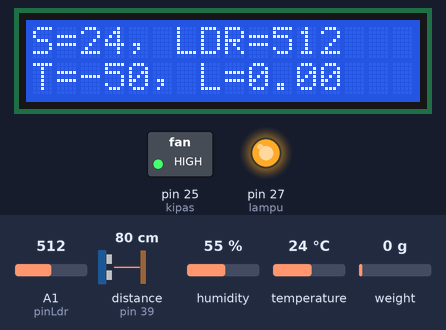
Recording of a sketch running on a simulated Arduino Mega 2560, built with avr-gcc and run on an emulated ATmega2560. On the bench: 16×2 character LCD, switched loads named in the sketch (green lamp = pin HIGH), output pins drawn as LEDs (lit = HIGH). The test bench sets the inputs (shaded band); at power-on: temperature 24 °C, A1 (pinLdr) = 512, distance to the obstacle (sensor on pin 39) 80 cm, humidity 55 %, weight on the scale 0 g. The echo pulse lasts 58.3 µs per cm; what the sketch prints to the serial monitor is not drawn.

Above: at 9.3 s.
9.4 s: temperature set to 32 °C
At 12.0 s:
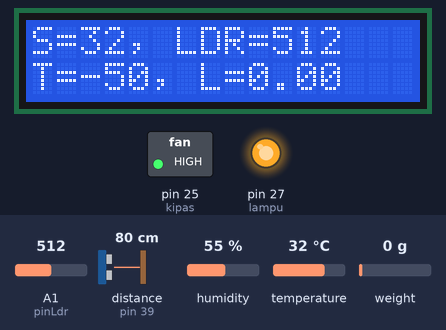
12.9 s: temperature set to 35 °C
At 14.9 s:
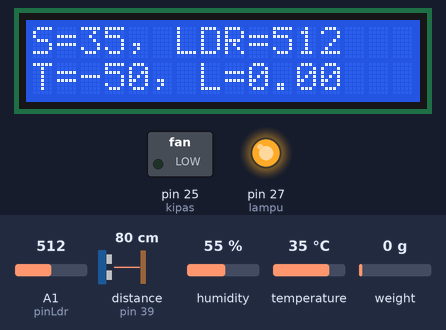
15.5 s: A1 (pinLdr) set to 636
At 17.8 s:
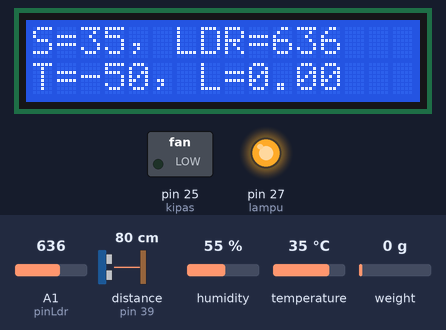
18.2 s: A1 (pinLdr) set to 664
At 20.6 s:
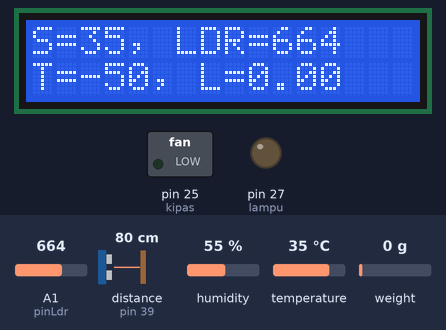
20.9 s: temperature set to 12 °C
At 22.5 s:
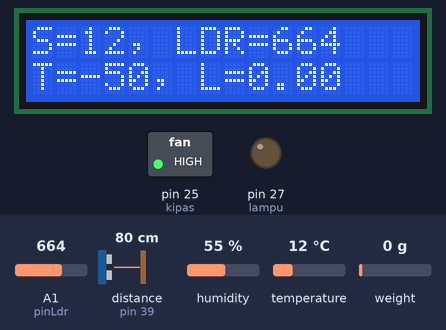
23.5 s: distance to the obstacle (sensor on pin 39) set to 2 cm
At 25.3 s:
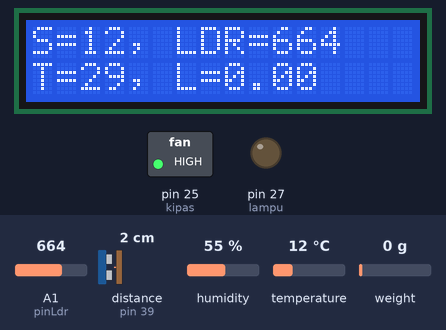
Timing chart, 0 to 26.8 s (numbered marks = the images above; inputs shaded):
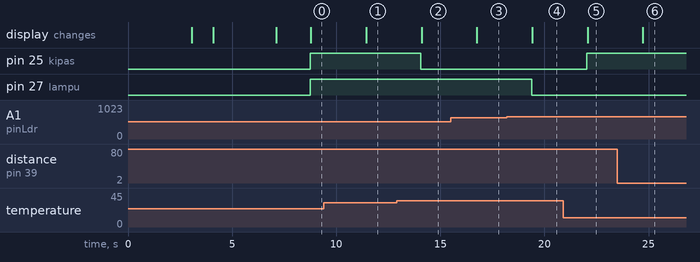

Measured:
- the behaviour switches between 33 and 34 °C on temperature (found by bisection; images 1 and 2)
- the behaviour switches between 650 and 651 on A1 (pinLdr) (found by bisection; images 3 and 4)
- after the input at 9.4 s, the display: changes after 2.0 s (image 1)
- after the input at 12.9 s, pin 25 (kipas): HIGH → LOW after 1.2 s; the display: changes after 1.2 s (image 2)
- after the input at 15.5 s, the display: changes after 1.3 s (image 3)
- after the input at 18.2 s, pin 27 (lampu): HIGH → LOW after 1.2 s; the display: changes after 1.2 s (image 4)
- after the input at 20.9 s, pin 25 (kipas): LOW → HIGH after 1.1 s; the display: changes after 1.2 s (image 5)
- after the input at 23.5 s, the display: changes after 1.2 s (image 6)

The sketch:

multi_sensor.ino
```cpp
#include <stdlib.h>
// library dht11
#include <DHT.h>
#include <Adafruit_Sensor.h>
#include <Wire.h>
#include <NewPing.h>
#include <SoftwareSerial.h>
#include <Wire.h>
#include <LiquidCrystal_I2C.h>
#include <HX711.h> //memasukan library HX711

//konfigurasi hx771
#define DOUT  43 //mendefinisikan pin arduino yang terhubung dengan pin DT module HX711
#define CLK  45 //mendefinisikan pin arduino yang terhubung dengan pin SCK module HX711
HX711 scale(DOUT, CLK);
float calibration_factor = 483;

//konfigurasi ultrasonik
#define trigPin1 37 //Set Trigger HCSR04 di Pin digital 6
#define echoPin1 39 //Set Echo HCSR04 di Pin digital 5
#define MAX_DISTANCE 200 //Set jarak maksimal
NewPing ultrasonic1(trigPin1, echoPin1, MAX_DISTANCE);

//konfigurasi eps8266
#define SSID "empty" //nama wifinya
#define PASS "fajri1002" //password wifi routernya
#define Baud_Rate 115200
#define Delay_Time 5000
#define WRITE_APIKEY "MKD9ZQD99A9T26H8"//channel read apikey

//konfig dht11
DHT dht(4, DHT11); //Pin, Jenis DHT
//konfigurasi lcd
LiquidCrystal_I2C lcd(0x27, 16, 2);


bool kirimdata; //cek status kirim data
int kipas = 25;
int lampu = 27;
int pinLdr = A1;
int suhu = 0;
int kelembaban = 0;
int bacaLdr = 0;
float unit = 0;
int ja = 31;
int tot = 0;
void setup(){
  pinMode(kipas, OUTPUT);
  pinMode(lampu, OUTPUT);
  pinMode(pinLdr, INPUT);
  pinMode(trigPin1, OUTPUT); //Set pin Trigger sebagai output
  pinMode(echoPin1, INPUT); //Set pin Echo sebagai input

  lcd.begin();
  lcd.backlight();
  // Konfigurasi Load Cell
  Serial.println("Memulai program kalibrasi pada sensor berat");
  Serial.println("Pastikan tidak ada beban diatas sensor");
  delay(1000);
  scale.set_scale();
  scale.tare(); // auto zero / mengenolkan pembacaan berat

  long zero_factor = scale.read_average(); //membaca nilai output sensor saat tidak ada beban
  Serial.print("Zero factor: ");
  Serial.println(zero_factor);

  // konfiguarasi esp8266
  Serial.begin(Baud_Rate);
  Serial.println("AT");
  lcd.clear();
  lcd.setCursor(0,0);
  lcd.print("AT");
  dht.begin();
  delay(1000);

  //sambungkan ke wifi
  Serial.println("AT+CWMODE=1");//mode wifi client
  lcd.clear();
  lcd.setCursor(0,0);
  lcd.print("AT+CWMODE=1");
  delay(1000);

  String cmd = "AT+CWJAP=\"";//at command konek ke wifi router
  cmd += SSID;
  cmd += "\",\"";
  cmd += PASS;
  cmd += "\"";//simpelnya ya gini AT+CWJAP="SSID","PASS";
  Serial.println(cmd);
  delay(1000);

  if(Serial.find("OK")){
    lcd.clear();
    lcd.setCursor(0,0);
    lcd.print("OK");
  }else{
    lcd.clear();
    lcd.setCursor(0,0);
    lcd.print("Gagal");
  }
  //end sambungan ke wifi

  lcd.clear();
  lcd.setCursor(1,0);
  lcd.print("Selamat Datang");
  lcd.setCursor(0,1);
  lcd.print("Jamur Tiram");
  delay(1000);
}
void loop(){
  scale.set_scale(calibration_factor);
  unit = scale.get_units();
  if(unit < 0){
    unit = 0;
  }
  Serial.println(unit, 1);
  delay(500);

  // pembacaan suhu
  kelembaban = dht.readHumidity();
  suhu = dht.readTemperature();

  if(suhu > 33){
    digitalWrite(kipas, LOW);
  }else{
    digitalWrite(kipas, HIGH);
  }

  // pembacaan Ldr
  bacaLdr = analogRead(pinLdr);
  if(bacaLdr > 650){
    digitalWrite(lampu, LOW);
  }else{
    digitalWrite(lampu, HIGH);
  }

  // pembacaan ultrasonik
  int US1 = ultrasonic1.ping_cm();
  tot = ja - US1;
  lcd.clear();
  lcd.setCursor(0,0);
  lcd.print("S=");
  lcd.print(suhu);
  lcd.print(", LDR=");
  lcd.print(bacaLdr);
  lcd.setCursor(0,1);
  lcd.print("T=");
  lcd.print(tot);
  lcd.print(", L=");
  lcd.print(unit);


  //inisialisasi alamat server
  String cmd = "AT+CIPSTART=\"TCP\",\"184.106.153.149\",80";//ip api.thingspeak.com
  Serial.println(cmd);
  delay(500);

  //coba kirim data
  String getStr = "GET /update?api_key=";
  getStr += WRITE_APIKEY;
  getStr += "&field1=";
  getStr += suhu;//silahkan ganti nilai sensor
  getStr += "&field2=";
  getStr += bacaLdr;//silahkan ganti nilai sensor
  getStr += "&field3=";
  getStr += tot;//silahkan ganti nilai sensor
  getStr += "&field4=";
  getStr += unit;//silahkan ganti nilai sensor
  getStr += "\r\n\r\n";

  //Serial.print("AT+CIPSEND=");
  //Serial.println(cmd.length());
  cmd = "AT+CIPSEND=";
  cmd += String(getStr.length());

  Serial.println(cmd);

  if(Serial.find(">")){
    Serial.print(getStr);
  }else{
    Serial.println("AT+CIPCLOSE");
  }

//  if(Serial.find("OK")){
//    for(int a = 0; a < 5; a++){
//      digitalWrite(4,HIGH);
//      digitalWrite(3,LOW);
//      delay(200);
//      digitalWrite(4,LOW);
//      digitalWrite(3,HIGH);
//      delay(200);
//    }
//  }else{
//    for(int a = 0; a < 5; a++){
//      digitalWrite(4,HIGH);
//      digitalWrite(3,HIGH);
//      delay(200);
//      digitalWrite(4,LOW);
//      digitalWrite(3,LOW);
//      delay(200);
//    }
//  }

  //end coba kirim data
  delay(500);
}
```
